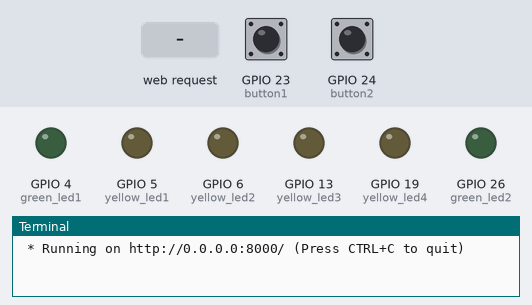
The program below on a simulated Raspberry Pi (BCM pin numbers). On the bench: output pins drawn as LEDs (lit = HIGH), the last lines printed to the terminal. Dashed ring = blinking. The inputs (shaded band) are chosen by the test bench; at power-on: GPIO 24 (button2) HIGH, GPIO 23 (button1) HIGH. The clock reads 2024-03-15 10:24:30 at power-on unless the program sets it.

Above: at 1.2 s.
1.3 s: HTTP request for /play received
At 1.7 s:
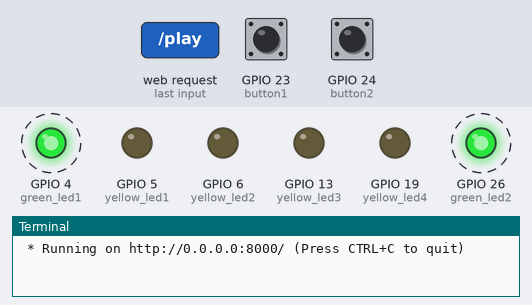
4.3 s: GPIO 24 (button2) pulled LOW for 3.2 s
At 4.6 s:
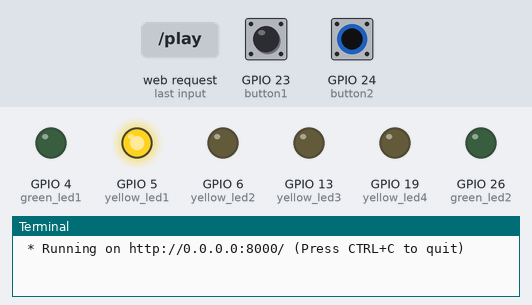
9.0 s: HTTP request for /play received
At 12.9 s:
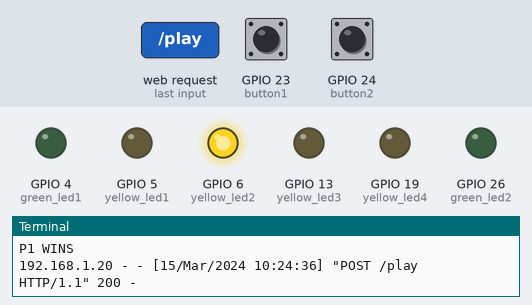
Timing chart, 0 to 16.0 s (numbered marks = the images above; inputs shaded):
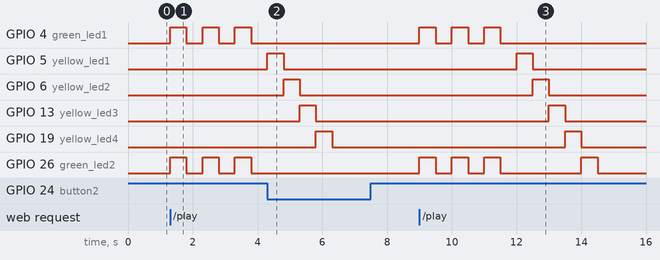

Measured:
- after the input at 1.3 s, GPIO 4 (green_led1), GPIO 26 (green_led2): alternates HIGH for 0.50 s and LOW for 0.50 s, starting at once
- after the input at 4.3 s, GPIO 26 (green_led2): stays LOW (without the input it goes to HIGH after 2.0 s)
- after the input at 9.0 s, GPIO 4 (green_led1): alternates HIGH for 0.50 s and LOW for 0.50 s, 6 changes in all, then stays LOW, starting at once; GPIO 5 (yellow_led1): LOW → HIGH after 3.0 s, → LOW 0.50 s later

The program:

test.py
```python
from flask import Flask
from gpiozero import LED, Button
from time import sleep, time

app = Flask(__name__)

green_led1 = LED(4)
yellow_led1 = LED(5)
yellow_led2 = LED(6)
yellow_led3 = LED(13)
yellow_led4 = LED(19)
green_led2 = LED(26)
button1 = Button(23)
button2 = Button(24)

leds = [yellow_led1, yellow_led2, yellow_led3, yellow_led4]

@app.route('/')
def index():
    # note: les 3 guillemets permetent de définir une chaine de charactère multi-ligne
    return """
<!doctype html>
<html>
    <head>
        <style>
    .button {
    color: white;
    padding: 16px 32px;
    text-align: center;
    text-decoration: none;
    display: inline-block;
    font-size: 16px;
    margin: 50px;
    transition-duration: 0.4s;
    cursor: pointer;
    color: black;
    border: 2px solid #4CAF50;
    }
    .button:hover {
    background-color: #4CAF50;
    color: white;
    }
    </style>
        <title>Ping Pong</title>
    </head>
    <body>
        <h1>Press the button to play Ping Pong</h1>
        <form action="/play" method="post">
            <button type="submit">Play</button>
        </form>
    </body>
</html>
"""
@app.route('/play', methods=['POST'])
def play_web():
    play(0.5)
    return "Function play() has been executed."

def blink_sequence(t):
    for i in range(len(leds)):
        leds[i].on()
        sleep(t)
        leds[i].off()
    if button2.is_pressed:
        return 1
    green_led2.on()

def blink_sequence_reversed(t):
    for i in reversed(range(len(leds))):
        leds[i].on()
        sleep(t)
        leds[i].off()
    if button1.is_pressed:
        return 1
    green_led1.on()

def blink_3_times():
    for i in range(3):
        green_led1.on()
        green_led2.on()
        sleep(0.5)
        green_led1.off()
        green_led2.off()
        sleep(0.5)


def play_round_p1(t):
    round = blink_sequence(t)
    if round == 1:
        print("P2 Hit too soon")
        return 1
    start_time = time()
    while time() - start_time < t:
        if button2.is_pressed:
            print("P2 HIT")
            return 2
    return 1


def play_round_p2(t):
    round = blink_sequence_reversed(t)
    if round == 1:
        print("P1 Hit too soon")
        return 1
    start_time = time()
    while time() - start_time < t:
        if button1.is_pressed:
            print("P1 HIT")
            return 2
    return 1


def play(t):
    blink_3_times()
    while True:
        result = play_round_p1(t)
        green_led2.off()
        if result == 1:
            print("P1 WINS")
            break
        elif result == 2:
            result = play_round_p2(t)
            green_led1.off()
            if result == 1:
                print("P2 WINS")
                break


app.run(host='0.0.0.0', port=8000, debug=True)
```
